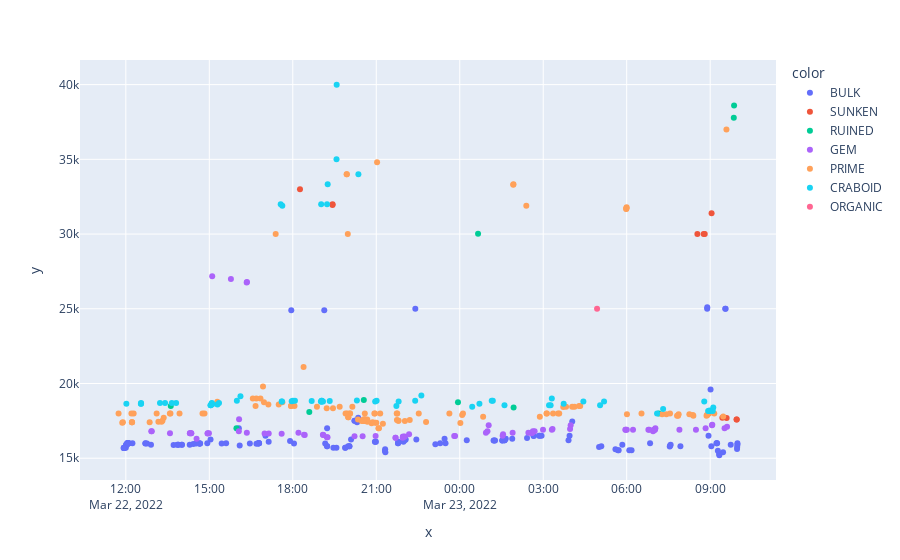

Here is the notebook cell this chart was saved with:
### Code cell
import pandas as pd
import plotly.express as px


x = [datetime.fromtimestamp(cra["transaction_time"]) for cra in crabadas]
y = [cra["price"] / 10**18 for cra in crabadas]
color = [cra["class_name"] for cra in crabadas]
hover_data = [
    f"{cra['class_name']}-P{cra['pure_number']}-B{cra['breed_count']}"
    for cra in crabadas
]

fig = px.scatter(x=x, y=y, color=color, hover_name=hover_data)
fig.show()

### Figure 1 — Plotly figure (JSON) as saved in the notebook; plotly's stock layout.template omitted (floating-point values rounded to 4 significant figures; data arrays with more than 128 entries replaced by an {"elided": "..."} marker saying what was removed)
{"data": [{"hovertemplate": "<b>%{hovertext}</b><br><br>color=BULK<br>x=%{x}<br>y=%{y}<extra></extra>", "hovertext": {"elided": "145 str values"}, "legendgroup": "BULK", "marker": {"color": "#636efa", "symbol": "circle"}, "mode": "markers", "name": "BULK", "orientation": "v", "showlegend": true, "type": "scatter", "x": {"elided": "145 str values"}, "xaxis": "x", "y": {"elided": "145 float values"}, "yaxis": "y"}, {"hovertemplate": "<b>%{hovertext}</b><br><br>color=SUNKEN<br>x=%{x}<br>y=%{y}<extra></extra>", "hovertext": ["SUNKEN-P6-B2", "SUNKEN-P6-B2", "SUNKEN-P6-B2", "SUNKEN-P6-B2", "SUNKEN-P6-B2", "SUNKEN-P6-B2", "SUNKEN-P6-B2", "SUNKEN-P6-B2", "SUNKEN-P6-B2", "SUNKEN-P6-B2", "SUNKEN-P6-B2"], "legendgroup": "SUNKEN", "marker": {"color": "#EF553B", "symbol": "circle"}, "mode": "markers", "name": "SUNKEN", "orientation": "v", "showlegend": true, "type": "scatter", "x": ["2022-03-23T09:57:20", "2022-03-23T09:56:50", "2022-03-23T09:35:31", "2022-03-23T09:26:14", "2022-03-23T09:03:03", "2022-03-23T08:48:15", "2022-03-23T08:45:58", "2022-03-23T08:32:25", "2022-03-22T19:25:49", "2022-03-22T19:25:35", "2022-03-22T18:15:32"], "xaxis": "x", "y": [17590, 17590, 17690, 17700, 31399, 30000.0, 30000.0, 30000.0, 32000, 31950, 32999], "yaxis": "y"}, {"hovertemplate": "<b>%{hovertext}</b><br><br>color=RUINED<br>x=%{x}<br>y=%{y}<extra></extra>", "hovertext": ["RUINED-P6-B2", "RUINED-P6-B2", "RUINED-P6-B2", "RUINED-P6-B2", "RUINED-P6-B2", "RUINED-P6-B2", "RUINED-P6-B2", "RUINED-P6-B2", "RUINED-P6-B2", "RUINED-P6-B2"], "legendgroup": "RUINED", "marker": {"color": "#00cc96", "symbol": "circle"}, "mode": "markers", "name": "RUINED", "orientation": "v", "showlegend": true, "type": "scatter", "x": ["2022-03-23T09:51:33", "2022-03-23T09:50:55", "2022-03-23T07:08:59", "2022-03-23T01:56:08", "2022-03-23T00:39:30", "2022-03-22T23:56:13", "2022-03-22T20:33:08", "2022-03-22T18:35:35", "2022-03-22T15:58:31", "2022-03-22T13:36:55"], "xaxis": "x", "y": [38600, 37777, 17999, 18400, 30025, 18750, 18900, 18100, 16999, 18500], "yaxis": "y"}, {"hovertemplate": "<b>%{hovertext}</b><br><br>color=GEM<br>x=%{x}<br>y=%{y}<extra></extra>", "hovertext": ["GEM-P6-B2", "GEM-P6-B2", "GEM-P6-B2", "GEM-P6-B2", "GEM-P6-B2", "GEM-P6-B2", "GEM-P6-B2", "GEM-P6-B2", "GEM-P6-B2", "GEM-P6-B2", "GEM-P6-B2", "GEM-P6-B2", "GEM-P6-B2", "GEM-P6-B2", "GEM-P6-B2", "GEM-P6-B2", "GEM-P6-B2", "GEM-P6-B2", "GEM-P6-B2", "GEM-P6-B2", "GEM-P6-B2", "GEM-P6-B2", "GEM-P6-B2", "GEM-P6-B2", "GEM-P6-B2", "GEM-P6-B2", "GEM-P6-B2", "GEM-P6-B2", "GEM-P6-B2", "GEM-P6-B2", "GEM-P6-B2", "GEM-P6-B2", "GEM-P6-B2", "GEM-P6-B2", "GEM-P6-B2", "GEM-P6-B2", "GEM-P6-B2", "GEM-P6-B2", "GEM-P6-B2", "GEM-P6-B2", "GEM-P6-B2", "GEM-P6-B2", "GEM-P6-B2", "GEM-P6-B2", "GEM-P6-B2", "GEM-P6-B2", "GEM-P6-B2", "GEM-P6-B2", "GEM-P6-B2", "GEM-P6-B2", "GEM-P6-B2", "GEM-P6-B2", "GEM-P6-B2", "GEM-P6-B2", "GEM-P6-B2", "GEM-P6-B2", "GEM-P6-B2", "GEM-P6-B2", "GEM-P6-B2", "GEM-P6-B2", "GEM-P6-B2", "GEM-P6-B2", "GEM-P6-B2", "GEM-P6-B2", "GEM-P6-B2", "GEM-P6-B2", "GEM-P6-B2", "GEM-P6-B2", "GEM-P6-B2", "GEM-P6-B2", "GEM-P6-B2", "GEM-P6-B2", "GEM-P6-B2", "GEM-P6-B2", "GEM-P6-B2", "GEM-P6-B2", "GEM-P6-B2", "GEM-P6-B2"], "legendgroup": "GEM", "marker": {"color": "#ab63fa", "symbol": "circle"}, "mode": "markers", "name": "GEM", "orientation": "v", "showlegend": true, "type": "scatter", "x": ["2022-03-23T09:36:22", "2022-03-23T09:31:02", "2022-03-23T09:04:36", "2022-03-23T09:03:48", "2022-03-23T08:50:08", "2022-03-23T08:29:20", "2022-03-23T07:53:39", "2022-03-23T07:01:53", "2022-03-23T07:00:45", "2022-03-23T07:00:29", "2022-03-23T06:59:44", "2022-03-23T06:58:19", "2022-03-23T06:56:53", "2022-03-23T06:48:41", "2022-03-23T06:46:47", "2022-03-23T06:13:37", "2022-03-23T06:00:11", "2022-03-23T05:57:49", "2022-03-23T05:57:06", "2022-03-23T03:59:09", "2022-03-23T03:57:52", "2022-03-23T03:20:01", "2022-03-23T03:18:36", "2022-03-23T02:59:35", "2022-03-23T02:41:25", "2022-03-23T02:37:44", "2022-03-23T02:36:21", "2022-03-23T02:35:12", "2022-03-23T02:34:34", "2022-03-23T02:28:02", "2022-03-23T01:53:59", "2022-03-23T01:33:26", "2022-03-23T01:32:31", "2022-03-23T01:02:23", "2022-03-23T00:59:45", "2022-03-23T00:56:28", "2022-03-22T23:49:56", "2022-03-22T23:48:05", "2022-03-22T22:10:46", "2022-03-22T22:01:33", "2022-03-22T21:57:59", "2022-03-22T21:57:52", "2022-03-22T21:57:41", "2022-03-22T21:57:33", "2022-03-22T21:56:58", "2022-03-22T21:41:35", "2022-03-22T21:41:32", "2022-03-22T20:58:34", "2022-03-22T20:30:33", "2022-03-22T20:13:04", "2022-03-22T19:14:53", "2022-03-22T19:13:33", "2022-03-22T19:05:50", "2022-03-22T19:04:56", "2022-03-22T18:25:45", "2022-03-22T18:24:18", "2022-03-22T18:12:11", "2022-03-22T17:35:59", "2022-03-22T17:08:07", "2022-03-22T16:59:12", "2022-03-22T16:21:09", "2022-03-22T16:20:56", "2022-03-22T16:20:38", "2022-03-22T16:04:13", "2022-03-22T16:03:37", "2022-03-22T15:46:35", "2022-03-22T15:06:15", "2022-03-22T14:59:11", "2022-03-22T14:56:37", "2022-03-22T14:56:12", "2022-03-22T14:32:31", "2022-03-22T14:21:14", "2022-03-22T14:20:48", "2022-03-22T14:18:13", "2022-03-22T14:18:09", "2022-03-22T13:35:10", "2022-03-22T12:55:56", "2022-03-22T12:54:55"], "xaxis": "x", "y": [17099, 17000, 17240, 17199, 16999, 16899, 16899, 17000, 16899, 16899, 16899, 16899, 16800, 16899, 16899, 16899, 16899, 16899, 16899, 17199, 16950, 16950, 16900, 16900, 16800, 16800, 16700, 16700, 16690, 16699, 16697, 16600, 16500, 17199, 16800, 16698, 16479, 16479, 16600, 16450, 16420, 16450, 16420, 16420, 16369, 16369, 16369, 16479, 16470, 16470, 16400, 16400, 16550, 16570, 16550, 16570, 16699, 16640, 16650, 16650, 26800.0, 16700, 26750, 17600, 16798, 26999, 27177, 16666, 16666, 16650, 16300.0, 16666, 16666, 16666, 16666, 16666, 16800, 16799], "yaxis": "y"}, {"hovertemplate": "<b>%{hovertext}</b><br><br>color=PRIME<br>x=%{x}<br>y=%{y}<extra></extra>", "hovertext": ["PRIME-P6-B2", "PRIME-P6-B2", "PRIME-P6-B2", "PRIME-P6-B2", "PRIME-P6-B2", "PRIME-P6-B2", "PRIME-P6-B2", "PRIME-P6-B2", "PRIME-P6-B2", "PRIME-P6-B2", "PRIME-P6-B2", "PRIME-P6-B2", "PRIME-P6-B2", "PRIME-P6-B2", "PRIME-P6-B2", "PRIME-P6-B2", "PRIME-P6-B2", "PRIME-P6-B2", "PRIME-P6-B2", "PRIME-P6-B2", "PRIME-P6-B2", "PRIME-P6-B2", "PRIME-P6-B2", "PRIME-P6-B2", "PRIME-P6-B2", "PRIME-P6-B2", "PRIME-P6-B2", "PRIME-P6-B2", "PRIME-P6-B2", "PRIME-P6-B2", "PRIME-P6-B2", "PRIME-P6-B2", "PRIME-P6-B2", "PRIME-P6-B2", "PRIME-P6-B2", "PRIME-P6-B2", "PRIME-P6-B2", "PRIME-P6-B2", "PRIME-P6-B2", "PRIME-P6-B2", "PRIME-P6-B2", "PRIME-P6-B2", "PRIME-P6-B2", "PRIME-P6-B2", "PRIME-P6-B2", "PRIME-P6-B2", "PRIME-P6-B2", "PRIME-P6-B2", "PRIME-P6-B2", "PRIME-P6-B2", "PRIME-P6-B2", "PRIME-P6-B2", "PRIME-P6-B2", "PRIME-P6-B2", "PRIME-P6-B2", "PRIME-P6-B2", "PRIME-P6-B2", "PRIME-P6-B2", "PRIME-P6-B2", "PRIME-P6-B2", "PRIME-P6-B2", "PRIME-P6-B2", "PRIME-P6-B2", "PRIME-P6-B2", "PRIME-P6-B2", "PRIME-P6-B2", "PRIME-P6-B2", "PRIME-P6-B2", "PRIME-P6-B2", "PRIME-P6-B2", "PRIME-P6-B2", "PRIME-P6-B2", "PRIME-P6-B2", "PRIME-P6-B2", "PRIME-P6-B2", "PRIME-P6-B2", "PRIME-P6-B2", "PRIME-P6-B2", "PRIME-P6-B2", "PRIME-P6-B2", "PRIME-P6-B2", "PRIME-P6-B2", "PRIME-P6-B2", "PRIME-P6-B2", "PRIME-P6-B2", "PRIME-P6-B2", "PRIME-P6-B2", "PRIME-P6-B2", "PRIME-P6-B2", "PRIME-P6-B2", "PRIME-P6-B2", "PRIME-P6-B2", "PRIME-P6-B2", "PRIME-P6-B2", "PRIME-P6-B2", "PRIME-P6-B2", "PRIME-P6-B2", "PRIME-P6-B2", "PRIME-P6-B2", "PRIME-P6-B2", "PRIME-P6-B2", "PRIME-P6-B2", "PRIME-P6-B2", "PRIME-P6-B2", "PRIME-P6-B2", "PRIME-P6-B2", "PRIME-P6-B2", "PRIME-P6-B2", "PRIME-P6-B2", "PRIME-P6-B2", "PRIME-P6-B2", "PRIME-P6-B2", "PRIME-P6-B2", "PRIME-P6-B2", "PRIME-P6-B2", "PRIME-P6-B2", "PRIME-P6-B2", "PRIME-P6-B2", "PRIME-P6-B2", "PRIME-P6-B2", "PRIME-P6-B2", "PRIME-P6-B2", "PRIME-P6-B2"], "legendgroup": "PRIME", "marker": {"color": "#FFA15A", "symbol": "circle"}, "mode": "markers", "name": "PRIME", "orientation": "v", "showlegend": true, "type": "scatter", "x": ["2022-03-23T09:35:03", "2022-03-23T09:28:07", "2022-03-23T09:08:51", "2022-03-23T08:57:22", "2022-03-23T08:56:37", "2022-03-23T08:53:54", "2022-03-23T08:53:02", "2022-03-23T08:52:05", "2022-03-23T08:23:44", "2022-03-23T08:22:32", "2022-03-23T08:15:06", "2022-03-23T07:51:59", "2022-03-23T07:50:51", "2022-03-23T07:48:32", "2022-03-23T07:33:24", "2022-03-23T07:25:36", "2022-03-23T07:16:20", "2022-03-23T06:31:56", "2022-03-23T06:00:34", "2022-03-23T05:59:49", "2022-03-23T05:59:29", "2022-03-23T05:59:09", "2022-03-23T05:58:53", "2022-03-23T04:19:45", "2022-03-23T04:17:24", "2022-03-23T04:07:35", "2022-03-23T04:02:24", "2022-03-23T03:49:13", "2022-03-23T03:43:08", "2022-03-23T03:34:30", "2022-03-23T03:31:54", "2022-03-23T03:21:14", "2022-03-23T03:07:50", "2022-03-23T03:07:05", "2022-03-23T02:52:38", "2022-03-23T02:23:30", "2022-03-23T01:55:43", "2022-03-23T01:55:19", "2022-03-23T00:50:26", "2022-03-23T00:06:58", "2022-03-23T00:05:10", "2022-03-23T00:01:21", "2022-03-22T23:37:36", "2022-03-22T22:47:23", "2022-03-22T22:31:38", "2022-03-22T22:12:11", "2022-03-22T22:01:41", "2022-03-22T21:48:08", "2022-03-22T21:47:26", "2022-03-22T21:45:15", "2022-03-22T21:44:35", "2022-03-22T21:44:08", "2022-03-22T21:14:18", "2022-03-22T21:08:30", "2022-03-22T21:05:52", "2022-03-22T21:04:33", "2022-03-22T21:01:46", "2022-03-22T21:00:07", "2022-03-22T20:57:48", "2022-03-22T20:57:17", "2022-03-22T20:55:53", "2022-03-22T20:52:06", "2022-03-22T20:49:55", "2022-03-22T20:40:47", "2022-03-22T20:40:39", "2022-03-22T20:36:14", "2022-03-22T20:35:50", "2022-03-22T20:35:37", "2022-03-22T20:35:17", "2022-03-22T20:33:47", "2022-03-22T20:33:12", "2022-03-22T20:32:39", "2022-03-22T20:31:37", "2022-03-22T20:28:44", "2022-03-22T20:20:38", "2022-03-22T20:08:26", "2022-03-22T20:03:39", "2022-03-22T20:03:05", "2022-03-22T19:59:54", "2022-03-22T19:59:24", "2022-03-22T19:58:37", "2022-03-22T19:57:23", "2022-03-22T19:56:36", "2022-03-22T19:56:08", "2022-03-22T19:53:50", "2022-03-22T19:41:05", "2022-03-22T19:26:38", "2022-03-22T19:13:07", "2022-03-22T18:52:05", "2022-03-22T18:23:16", "2022-03-22T18:03:46", "2022-03-22T17:56:20", "2022-03-22T17:56:08", "2022-03-22T17:37:32", "2022-03-22T17:29:40", "2022-03-22T17:23:07", "2022-03-22T17:07:21", "2022-03-22T16:57:54", "2022-03-22T16:55:45", "2022-03-22T16:50:17", "2022-03-22T16:41:21", "2022-03-22T16:39:45", "2022-03-22T16:33:46", "2022-03-22T15:17:17", "2022-03-22T14:49:37", "2022-03-22T14:45:18", "2022-03-22T13:55:46", "2022-03-22T13:36:11", "2022-03-22T13:35:00", "2022-03-22T13:21:41", "2022-03-22T13:18:57", "2022-03-22T13:17:06", "2022-03-22T13:10:13", "2022-03-22T13:06:27", "2022-03-22T12:51:21", "2022-03-22T12:16:53", "2022-03-22T12:13:25", "2022-03-22T12:13:17", "2022-03-22T12:13:05", "2022-03-22T12:12:07", "2022-03-22T11:53:36", "2022-03-22T11:52:20", "2022-03-22T11:44:18"], "xaxis": "x", "y": [37000, 17800, 17987, 17987, 17988, 17899, 17899, 17850, 17850, 17899, 17950, 17949, 17849, 17848, 17987, 17949, 17949, 17988, 17949, 31799, 31750, 31690, 31680, 18500, 18490, 18443, 18442, 18442, 18430, 17999, 17999, 17999, 17999, 17999, 17775, 31888, 33333, 33299, 17770, 17999, 17899, 17350, 17999, 17420, 17999, 17555, 17490, 17500, 17500, 17999, 17555, 17999, 17300, 17999, 17000, 17000, 34800, 17377, 17377, 17999, 17999, 17400, 17333, 17444, 17599, 17599, 17599, 17499, 17999, 17499, 17599, 17599, 17499, 17499, 17599, 18440, 17999, 17999, 17750, 17750, 30000.0, 17999, 33999, 34000, 17989, 18440, 18336, 18336, 18443, 21111, 18499, 18499, 18499, 18750, 18600, 29998, 18600, 18750, 19800.0, 19000.0, 19000.0, 18500, 18999, 18780, 17999, 17999, 17999, 17999, 17990, 17700, 17500, 17444, 17444, 17999, 17400, 17999, 17399, 17399, 17399, 17998, 17399, 17380, 17999], "yaxis": "y"}, {"hovertemplate": "<b>%{hovertext}</b><br><br>color=CRABOID<br>x=%{x}<br>y=%{y}<extra></extra>", "hovertext": ["CRABOID-P6-B2", "CRABOID-P6-B2", "CRABOID-P6-B2", "CRABOID-P6-B2", "CRABOID-P6-B2", "CRABOID-P6-B2", "CRABOID-P6-B2", "CRABOID-P6-B2", "CRABOID-P6-B2", "CRABOID-P6-B2", "CRABOID-P6-B2", "CRABOID-P6-B2", "CRABOID-P6-B2", "CRABOID-P6-B2", "CRABOID-P6-B2", "CRABOID-P6-B2", "CRABOID-P6-B2", "CRABOID-P6-B2", "CRABOID-P6-B2", "CRABOID-P6-B2", "CRABOID-P6-B2", "CRABOID-P6-B2", "CRABOID-P6-B2", "CRABOID-P6-B2", "CRABOID-P6-B2", "CRABOID-P6-B2", "CRABOID-P6-B2", "CRABOID-P6-B2", "CRABOID-P6-B2", "CRABOID-P6-B2", "CRABOID-P6-B2", "CRABOID-P6-B2", "CRABOID-P6-B2", "CRABOID-P6-B2", "CRABOID-P6-B2", "CRABOID-P6-B2", "CRABOID-P6-B2", "CRABOID-P6-B2", "CRABOID-P6-B2", "CRABOID-P6-B2", "CRABOID-P6-B2", "CRABOID-P6-B2", "CRABOID-P6-B2", "CRABOID-P6-B2", "CRABOID-P6-B2", "CRABOID-P6-B2", "CRABOID-P6-B2", "CRABOID-P6-B2", "CRABOID-P6-B2", "CRABOID-P6-B2", "CRABOID-P6-B2", "CRABOID-P6-B2", "CRABOID-P6-B2", "CRABOID-P6-B2", "CRABOID-P6-B2", "CRABOID-P6-B2", "CRABOID-P6-B2", "CRABOID-P6-B2", "CRABOID-P6-B2", "CRABOID-P6-B2", "CRABOID-P6-B2", "CRABOID-P6-B2", "CRABOID-P6-B2", "CRABOID-P6-B2", "CRABOID-P6-B2"], "legendgroup": "CRABOID", "marker": {"color": "#19d3f3", "symbol": "circle"}, "mode": "markers", "name": "CRABOID", "orientation": "v", "showlegend": true, "type": "scatter", "x": ["2022-03-23T09:06:41", "2022-03-23T09:05:35", "2022-03-23T08:59:42", "2022-03-23T08:58:29", "2022-03-23T08:57:42", "2022-03-23T08:55:35", "2022-03-23T08:47:13", "2022-03-23T07:18:32", "2022-03-23T07:05:26", "2022-03-23T05:11:10", "2022-03-23T05:02:37", "2022-03-23T04:26:35", "2022-03-23T03:44:06", "2022-03-23T03:18:30", "2022-03-23T03:15:58", "2022-03-23T03:12:32", "2022-03-23T01:36:29", "2022-03-23T01:11:20", "2022-03-23T01:08:58", "2022-03-23T00:42:27", "2022-03-23T00:26:52", "2022-03-22T22:37:13", "2022-03-22T22:23:55", "2022-03-22T21:48:11", "2022-03-22T21:43:24", "2022-03-22T21:00:47", "2022-03-22T20:57:38", "2022-03-22T20:21:28", "2022-03-22T20:18:14", "2022-03-22T19:34:37", "2022-03-22T19:34:17", "2022-03-22T19:19:38", "2022-03-22T19:15:15", "2022-03-22T19:13:55", "2022-03-22T19:05:08", "2022-03-22T19:02:35", "2022-03-22T19:02:07", "2022-03-22T19:02:05", "2022-03-22T19:01:12", "2022-03-22T19:00:35", "2022-03-22T18:40:43", "2022-03-22T18:04:38", "2022-03-22T18:00:12", "2022-03-22T17:57:41", "2022-03-22T17:37:25", "2022-03-22T17:36:41", "2022-03-22T17:36:01", "2022-03-22T17:33:57", "2022-03-22T16:07:10", "2022-03-22T15:59:24", "2022-03-22T15:20:55", "2022-03-22T15:17:33", "2022-03-22T15:05:55", "2022-03-22T15:05:23", "2022-03-22T15:05:14", "2022-03-22T15:02:51", "2022-03-22T15:02:39", "2022-03-22T13:48:26", "2022-03-22T13:39:10", "2022-03-22T13:24:39", "2022-03-22T13:13:41", "2022-03-22T12:32:54", "2022-03-22T12:32:54", "2022-03-22T12:32:26", "2022-03-22T12:01:09"], "xaxis": "x", "y": [18400, 18166, 18166, 18200, 18166, 18166, 18800, 18300, 18000, 18800, 18551, 18799, 18650, 18999, 18550, 18549, 18548, 18850, 18849, 18651, 18449, 19189, 18849, 18800, 18500, 18849, 18800, 33999, 18869, 39990, 34999, 18826, 33333, 32000.0, 18799, 18849, 18840, 18775, 31990, 18800, 18825, 18840, 18849, 18820, 31900, 18799, 18790, 31997, 19150, 18850, 18699, 18599, 18599, 18699, 18669, 18550, 18550, 18699, 18699, 18699, 18699, 18699, 18650, 18649, 18650], "yaxis": "y"}, {"hovertemplate": "<b>%{hovertext}</b><br><br>color=ORGANIC<br>x=%{x}<br>y=%{y}<extra></extra>", "hovertext": ["ORGANIC-P6-B2"], "legendgroup": "ORGANIC", "marker": {"color": "#FF6692", "symbol": "circle"}, "mode": "markers", "name": "ORGANIC", "orientation": "v", "showlegend": true, "type": "scatter", "x": ["2022-03-23T04:56:05"], "xaxis": "x", "y": [25000.0], "yaxis": "y"}], "layout": {"legend": {"title": {"text": "color"}, "tracegroupgap": 0}, "margin": {"t": 60}, "xaxis": {"anchor": "y", "domain": [0, 1], "title": {"text": "x"}}, "yaxis": {"anchor": "x", "domain": [0, 1], "title": {"text": "y"}}}}
